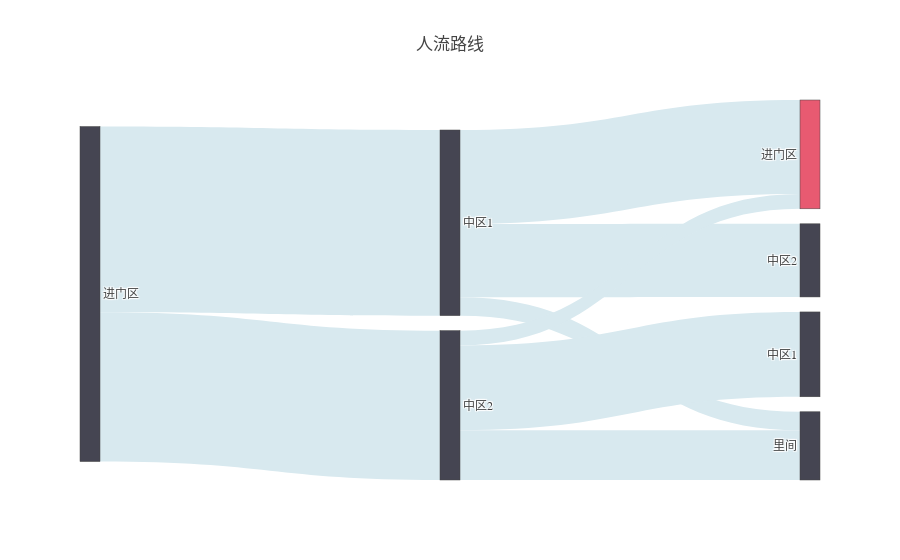

Notebook code cell kept with this figure:
### Code cell
# Sankey diagram
df = track.groupby(['from', 'to'],as_index=False)['timestamp'].count()
df = df[:8]
df['source_index'] = [1,1,1,2,2,2,0,0]
df['target_index'] = [4,3,6,5,3,6,1,2]

data = dict(
    type='sankey',
    node = dict(
      pad = 15,
      thickness = 20,
      label = ['进门区','中区1','中区2','进门区','中区2','中区1','里间'],
      color = ['#454552'] * 3 + ['#e85a71'] + ['#454552'] * 3
    ),
    link = dict(
      source = df['source_index'],
      target = df['target_index'],
      value = df['timestamp'],
    color = ['#d8e9ef'] * 8
  ))

# Setting up the layout settings in the "layout" argument
layout =  dict(
    title = "人流路线",
    font=dict(family='微软雅黑')
)

fig = dict(data=[data], layout=layout)
plotly.offline.iplot(fig)
pio.write_image(fig, '人流路线.jpeg', scale=5, width=600, height = 400)

### Figure 1 — Plotly figure (JSON) as saved in the notebook; plotly's stock layout.template omitted (floating-point values rounded to 4 significant figures)
{"data": [{"link": {"color": ["#d8e9ef", "#d8e9ef", "#d8e9ef", "#d8e9ef", "#d8e9ef", "#d8e9ef", "#d8e9ef", "#d8e9ef"], "source": [1, 1, 1, 2, 2, 2, 0, 0], "target": [4, 3, 6, 5, 3, 6, 1, 2], "value": [119, 153, 30, 138, 24, 81, 302, 243]}, "node": {"color": ["#454552", "#454552", "#454552", "#e85a71", "#454552", "#454552", "#454552"], "label": ["进门区", "中区1", "中区2", "进门区", "中区2", "中区1", "里间"], "pad": 15, "thickness": 20}, "type": "sankey", "uid": "44c1347a-662c-4d16-987b-064c2f803918"}], "layout": {"font": {"family": "微软雅黑"}, "title": {"text": "人流路线"}}}
